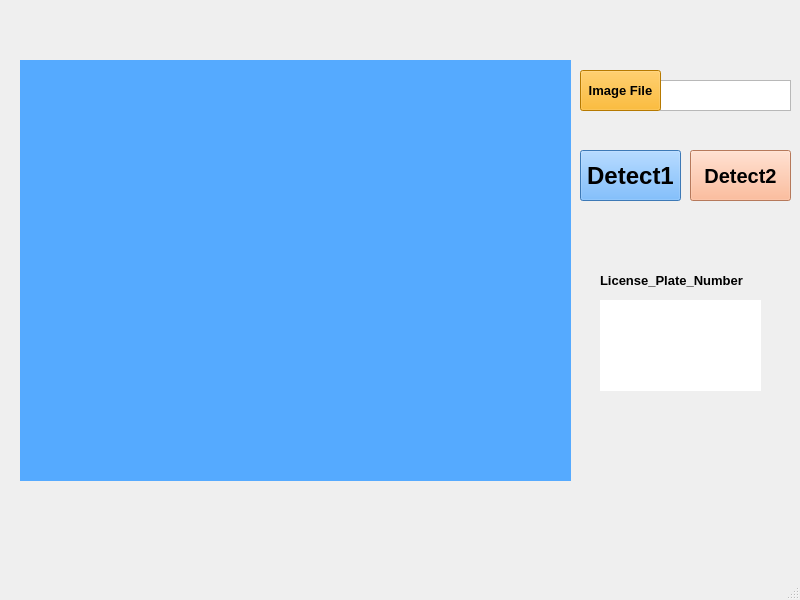
<?xml version="1.0" encoding="UTF-8"?>
<ui version="4.0">
 <class>MainWindow</class>
 <widget class="QMainWindow" name="MainWindow">
  <property name="geometry">
   <rect>
    <x>0</x>
    <y>0</y>
    <width>800</width>
    <height>600</height>
   </rect>
  </property>
  <property name="windowTitle">
   <string>MainWindow</string>
  </property>
  <widget class="QWidget" name="centralwidget">
   <widget class="QPushButton" name="pushButton">
    <property name="geometry">
     <rect>
      <x>580</x>
      <y>150</y>
      <width>101</width>
      <height>51</height>
     </rect>
    </property>
    <property name="font">
     <font>
      <pointsize>18</pointsize>
      <weight>75</weight>
      <bold>true</bold>
     </font>
    </property>
    <property name="styleSheet">
     <string notr="true">background-color: rgb(85, 170, 255);</string>
    </property>
    <property name="text">
     <string>Detect1</string>
    </property>
   </widget>
   <widget class="QLabel" name="label_3">
    <property name="geometry">
     <rect>
      <x>20</x>
      <y>60</y>
      <width>551</width>
      <height>421</height>
     </rect>
    </property>
    <property name="styleSheet">
     <string notr="true">background-color: rgb(85, 170, 255);</string>
    </property>
    <property name="text">
     <string/>
    </property>
   </widget>
   <widget class="QTextEdit" name="textEdit">
    <property name="geometry">
     <rect>
      <x>660</x>
      <y>80</y>
      <width>131</width>
      <height>31</height>
     </rect>
    </property>
   </widget>
   <widget class="QPushButton" name="pushButton_browse">
    <property name="geometry">
     <rect>
      <x>580</x>
      <y>70</y>
      <width>81</width>
      <height>41</height>
     </rect>
    </property>
    <property name="font">
     <font>
      <pointsize>10</pointsize>
      <weight>75</weight>
      <italic>false</italic>
      <bold>true</bold>
      <underline>false</underline>
      <strikeout>false</strikeout>
     </font>
    </property>
    <property name="styleSheet">
     <string notr="true">background-color: rgb(255, 170, 0);</string>
    </property>
    <property name="text">
     <string>Image File</string>
    </property>
   </widget>
   <widget class="QPushButton" name="pushButton_2">
    <property name="geometry">
     <rect>
      <x>690</x>
      <y>150</y>
      <width>101</width>
      <height>51</height>
     </rect>
    </property>
    <property name="font">
     <font>
      <pointsize>15</pointsize>
      <weight>75</weight>
      <bold>true</bold>
     </font>
    </property>
    <property name="styleSheet">
     <string notr="true">background-color: rgb(255, 170, 127);</string>
    </property>
    <property name="text">
     <string>Detect2</string>
    </property>
   </widget>
   <widget class="QLabel" name="label">
    <property name="geometry">
     <rect>
      <x>600</x>
      <y>300</y>
      <width>161</width>
      <height>91</height>
     </rect>
    </property>
    <property name="font">
     <font>
      <pointsize>16</pointsize>
      <weight>75</weight>
      <bold>true</bold>
     </font>
    </property>
    <property name="styleSheet">
     <string notr="true">background-color: rgb(255, 255, 255);</string>
    </property>
    <property name="text">
     <string/>
    </property>
   </widget>
   <widget class="QLabel" name="label_2">
    <property name="geometry">
     <rect>
      <x>600</x>
      <y>260</y>
      <width>161</width>
      <height>41</height>
     </rect>
    </property>
    <property name="font">
     <font>
      <pointsize>10</pointsize>
      <weight>75</weight>
      <bold>true</bold>
     </font>
    </property>
    <property name="text">
     <string>License_Plate_Number</string>
    </property>
   </widget>
  </widget>
  <widget class="QStatusBar" name="statusbar"/>
 </widget>
 <resources/>
 <connections/>
</ui>
